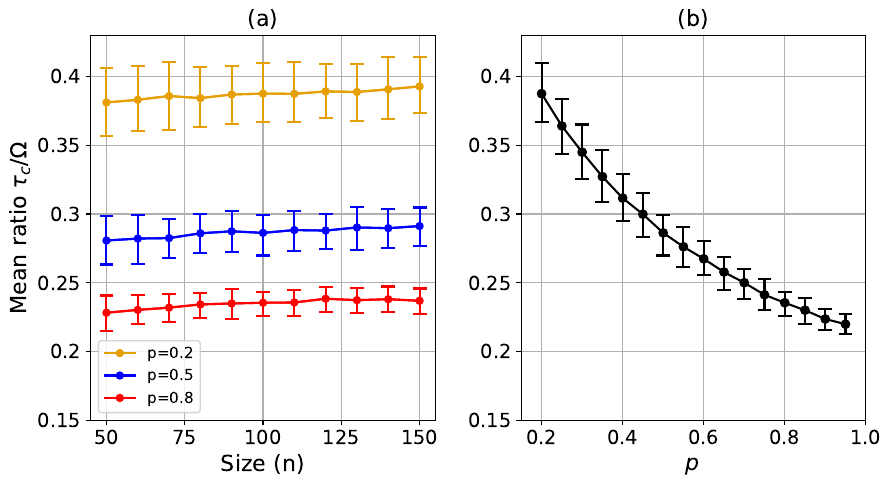

Source code (Python):
import matplotlib.pyplot as plt
import numpy as np
import os
import pandas as pd
import sys

cud_palette = [
    '#E69F00',  # Orange
    '#0101fd',  # Blue
    '#ff0101',   # Red
]

df = pd.read_pickle(os.path.join(sys.path[0], 'data_analysed/data_raw.pkl'))

fig, (ax1, ax2) = plt.subplots(nrows=1, ncols=2, figsize=(10,5))
fig.subplots_adjust(wspace=0.3)

# Make plot 1
for index, p in enumerate([0.2, 0.5, 0.8]):
    
    color = cud_palette[index]
    df_p = df[np.round(df['p_connection'],2) == p]

    ax1.plot(df_p['size'], df_p['ratio_mean'], marker='o', linestyle='-', color=color, label=f'p={np.round(p,2)}', markersize=5, linewidth=1.5)
    
    ax1.errorbar(df_p['size'], df_p['ratio_mean'], yerr=(df_p['ratio_mean'] - df_p['lower_bound'], df_p['upper_bound'] - df_p['ratio_mean']), color=color, capsize=5, capthick=1.5, elinewidth=1.5)
        
ax1.set_xlabel('Size (n)', fontsize=16)
ax1.set_ylabel(r'Mean ratio $\tau_{c} / \Omega$', fontsize=16)
ax1.legend()
ax1.set_title('(a)', fontsize=16)
ax1.set_xticks([50, 75, 100, 125, 150], [50, 75, 100, 125, 150], fontsize=14)
ax1.set_yticks([0.2, 0.25, 0.3, 0.35, 0.4, 0.45], [0.2, 0.25, 0.3, 0.35, 0.4, 0.45], fontsize=14)
ax1.grid()

# Make plot 2
color = cud_palette[index]
df_size = df[df['size'] == 100]
ax2.plot(df_size['p_connection'], df_size['ratio_mean'], marker='o', linestyle='-', color='#000000', label=f'p={np.round(p,2)}', markersize=5, linewidth=1.5)
ax2.errorbar(df_size['p_connection'], df_size['ratio_mean'], yerr=(df_size['ratio_mean'] - df_size['lower_bound'], df_size['upper_bound'] - df_size['ratio_mean']), color='#000000', fmt='o', capsize=5, capthick=1.5, elinewidth=1.5)

ax2.set_xlabel(r'$p$', fontsize=16)
ax2.set_ylabel(r'Mean ratio $\tau_{c} / \Omega$', fontsize=16)
ax2.set_title('(b)', fontsize=16)
ax2.set_xticks([0, 0.2, 0.4, 0.6, 0.8, 1.0], [0, 0.2, 0.4, 0.6, 0.8, 1.0], fontsize=14)
ax2.set_yticks([0.2, 0.25, 0.3, 0.35, 0.4, 0.45], [0.2, 0.25, 0.3, 0.35, 0.4, 0.45], fontsize=14)
ax2.set_xlim(0.15, 1)
ax2.grid()

plt.savefig(os.path.join(sys.path[0], 'Figure3.pdf'), dpi=600, transparent=True, bbox_inches='tight')
plt.show()    